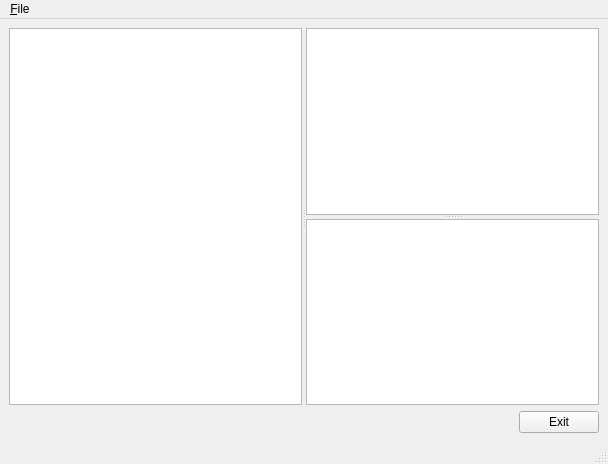
<ui version="4.0" >
 <class>MainWindow</class>
 <widget class="QMainWindow" name="MainWindow" >
  <property name="geometry" >
   <rect>
    <x>0</x>
    <y>0</y>
    <width>608</width>
    <height>464</height>
   </rect>
  </property>
  <property name="windowTitle" >
   <string>Translator</string>
  </property>
  <widget class="QWidget" name="centralwidget" >
   <layout class="QVBoxLayout" >
    <item>
     <layout class="QVBoxLayout" >
      <item>
       <widget class="QSplitter" name="splitter_2" >
        <property name="orientation" >
         <enum>Qt::Horizontal</enum>
        </property>
        <widget class="QListView" name="listView" />
        <widget class="QSplitter" name="splitter" >
         <property name="orientation" >
          <enum>Qt::Vertical</enum>
         </property>
         <widget class="QTextEdit" name="textEdit" >
          <property name="tabChangesFocus" >
           <bool>true</bool>
          </property>
         </widget>
         <widget class="QTextEdit" name="textEdit_2" >
          <property name="tabChangesFocus" >
           <bool>true</bool>
          </property>
         </widget>
        </widget>
       </widget>
      </item>
      <item>
       <layout class="QHBoxLayout" >
        <item>
         <spacer>
          <property name="orientation" >
           <enum>Qt::Horizontal</enum>
          </property>
          <property name="sizeHint" >
           <size>
            <width>40</width>
            <height>20</height>
           </size>
          </property>
         </spacer>
        </item>
        <item>
         <widget class="QPushButton" name="pushButton" >
          <property name="text" >
           <string>Exit</string>
          </property>
         </widget>
        </item>
       </layout>
      </item>
     </layout>
    </item>
   </layout>
  </widget>
  <widget class="QMenuBar" name="menubar" >
   <property name="geometry" >
    <rect>
     <x>0</x>
     <y>0</y>
     <width>608</width>
     <height>29</height>
    </rect>
   </property>
   <widget class="QMenu" name="menu_File" >
    <property name="title" >
     <string>&amp;File</string>
    </property>
    <addaction name="actionQuit" />
   </widget>
   <addaction name="menu_File" />
  </widget>
  <widget class="QStatusBar" name="statusbar" />
  <action name="actionQuit" >
   <property name="text" >
    <string>Quit</string>
   </property>
   <property name="shortcut" >
    <string>Ctrl+Q</string>
   </property>
  </action>
 </widget>
 <tabstops>
  <tabstop>listView</tabstop>
  <tabstop>textEdit</tabstop>
  <tabstop>textEdit_2</tabstop>
  <tabstop>pushButton</tabstop>
 </tabstops>
 <resources/>
 <connections>
  <connection>
   <sender>pushButton</sender>
   <signal>clicked()</signal>
   <receiver>MainWindow</receiver>
   <slot>close()</slot>
   <hints>
    <hint type="sourcelabel" >
     <x>596</x>
     <y>430</y>
    </hint>
    <hint type="destinationlabel" >
     <x>266</x>
     <y>171</y>
    </hint>
   </hints>
  </connection>
  <connection>
   <sender>actionQuit</sender>
   <signal>triggered()</signal>
   <receiver>MainWindow</receiver>
   <slot>close()</slot>
   <hints>
    <hint type="sourcelabel" >
     <x>-1</x>
     <y>-1</y>
    </hint>
    <hint type="destinationlabel" >
     <x>303</x>
     <y>231</y>
    </hint>
   </hints>
  </connection>
 </connections>
</ui>
